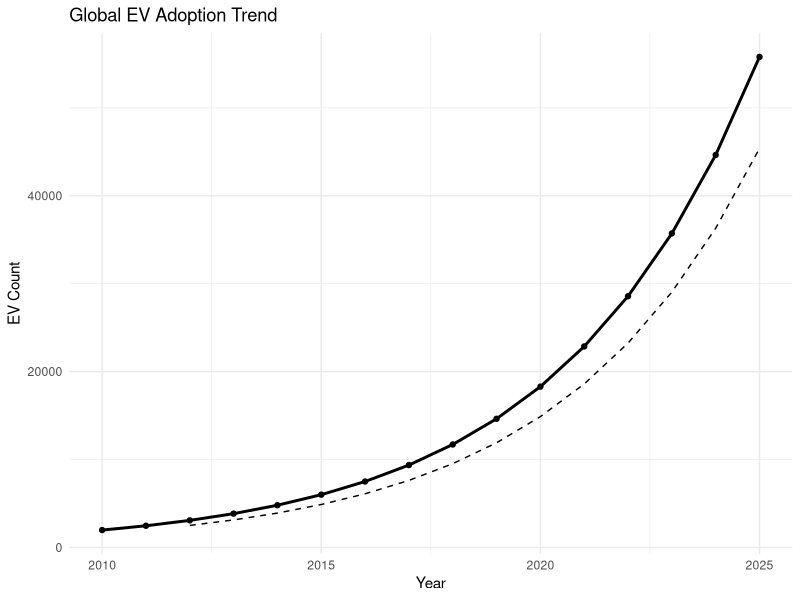
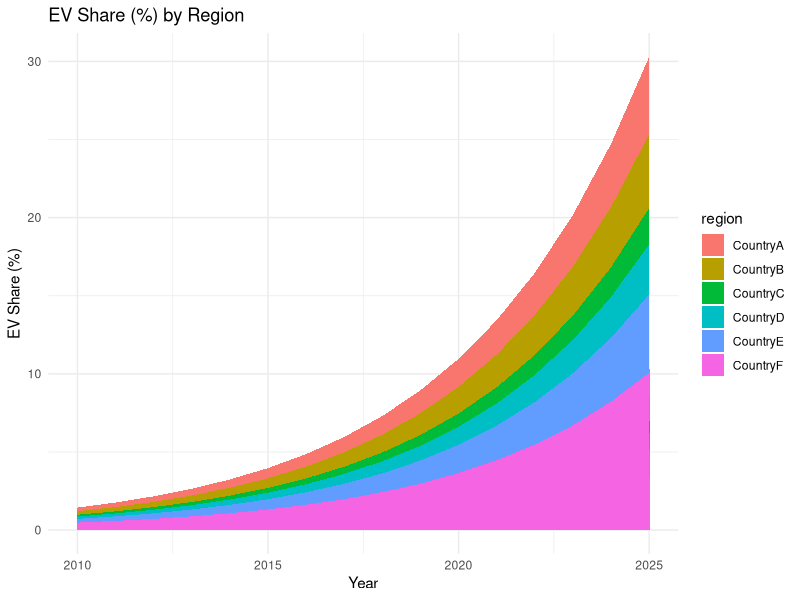
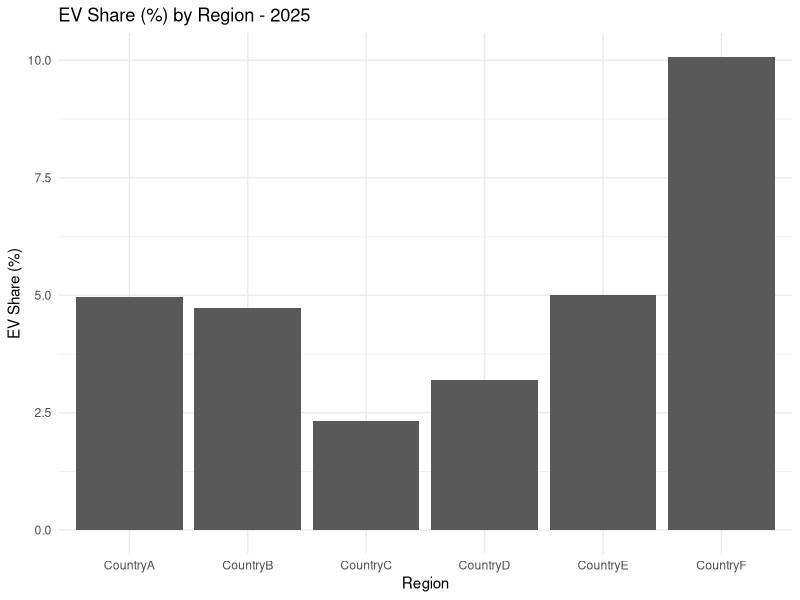
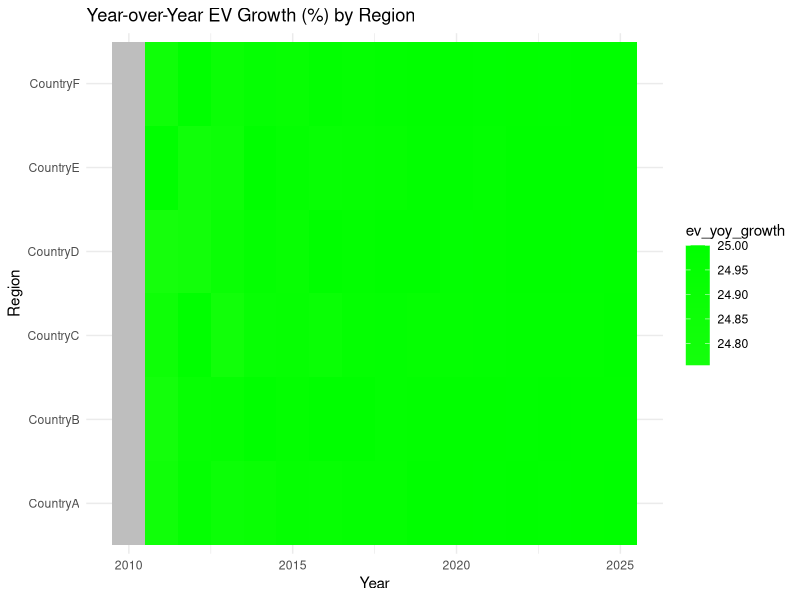
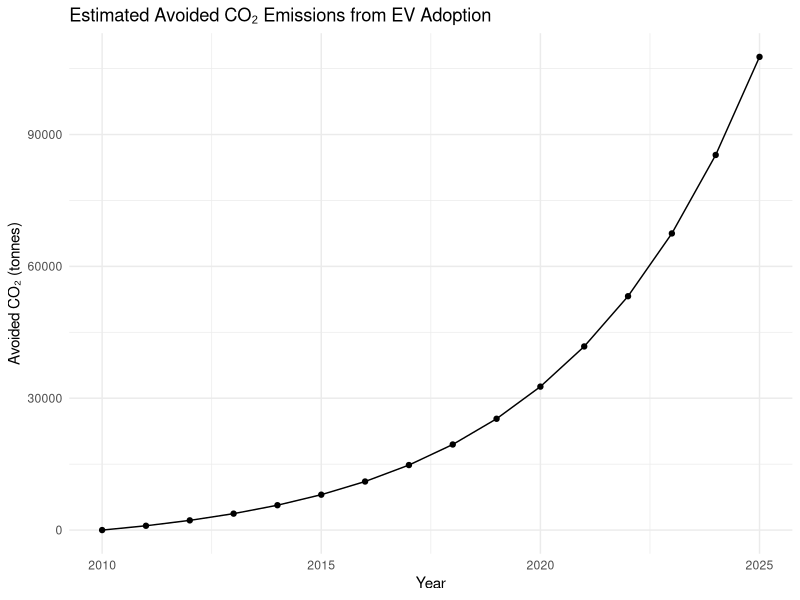

Here is the R script that generated these plots, in order:
# ==============================
# EV ADOPTION & SUSTAINABILITY ANALYSIS
# ==============================

# 1. Load libraries
library(dplyr)
library(ggplot2)
library(tidyr)
library(zoo)

# 2. Create synthetic data
set.seed(123)

years <- 2010:2025
regions <- c("CountryA", "CountryB", "CountryC",
             "CountryD", "CountryE", "CountryF")

data_list <- list()

for (region in regions) {
  total <- sample(50000:200000, 1)
  ev <- sample(50:500, 1)
  growth_total <- 1.02
  growth_ev <- 1.25
  
  for (year in years) {
    total <- as.integer(total * growth_total)
    ev <- as.integer(ev * growth_ev)
    if (ev > total) ev <- total
    
    data_list[[length(data_list) + 1]] <-
      data.frame(year, region,
                 total_vehicles = total,
                 ev_count = ev)
  }
}

df <- bind_rows(data_list)
df$ev_share_pct <- (df$ev_count / df$total_vehicles) * 100

# 3. Aggregate global EV trend
agg <- df %>%
  group_by(year) %>%
  summarise(
    total_vehicles = sum(total_vehicles),
    ev_count = sum(ev_count),
    .groups = "drop"
  ) %>%
  mutate(
    ev_share_pct = (ev_count / total_vehicles) * 100,
    ev_count_roll3 = rollmean(ev_count, k = 3, fill = NA, align = "right")
  )

# 4. CAGR calculation
cagr <- function(start, end, years) {
  (end / start)^(1 / years) - 1
}

start_ev <- agg$ev_count[1]
end_ev <- agg$ev_count[nrow(agg)]
years_gap <- agg$year[nrow(agg)] - agg$year[1]
cagr_value <- cagr(start_ev, end_ev, years_gap) * 100
cat(sprintf("EV CAGR: %.2f%% per year\n", cagr_value))

# 5. Global EV adoption trend plot
ggplot(agg, aes(x = year)) +
  geom_line(aes(y = ev_count), linewidth = 1) +
  geom_line(aes(y = ev_count_roll3), linetype = "dashed") +
  geom_point(aes(y = ev_count)) +
  labs(
    title = "Global EV Adoption Trend",
    x = "Year",
    y = "EV Count"
  ) +
  theme_minimal()

# 6. Stacked area plot – EV share by region
ggplot(df, aes(x = year, y = ev_share_pct, fill = region)) +
  geom_area() +
  labs(
    title = "EV Share (%) by Region",
    x = "Year",
    y = "EV Share (%)"
  ) +
  theme_minimal()

# 7. Bar chart – latest year EV share
latest_year <- max(df$year)
latest <- df %>% filter(year == latest_year)

ggplot(latest, aes(x = region, y = ev_share_pct)) +
  geom_col() +
  labs(
    title = paste("EV Share (%) by Region -", latest_year),
    x = "Region",
    y = "EV Share (%)"
  ) +
  theme_minimal()

# 8. Year-over-Year EV growth heatmap
df <- df %>%
  group_by(region) %>%
  arrange(year) %>%
  mutate(
    prev_ev = lag(ev_count),
    ev_yoy_growth = (ev_count / prev_ev - 1) * 100
  )

ggplot(df, aes(x = year, y = region, fill = ev_yoy_growth)) +
  geom_tile() +
  scale_fill_gradient2(
    low = "red", mid = "white", high = "green",
    na.value = "grey"
  ) +
  labs(
    title = "Year-over-Year EV Growth (%) by Region",
    x = "Year",
    y = "Region"
  ) +
  theme_minimal()

# 9. Avoided CO2 emissions calculation
km_per_year <- 10000
emission_factor <- 0.0002

baseline <- df %>%
  filter(year == min(year)) %>%
  select(region, ev_count)

em_df <- df %>%
  left_join(baseline, by = "region", suffix = c("", "_base")) %>%
  mutate(
    delta_ev = pmax(ev_count - ev_count_base, 0),
    avoided_tCO2 = delta_ev * km_per_year * emission_factor
  )

em_agg <- em_df %>%
  group_by(year) %>%
  summarise(avoided_tCO2 = sum(avoided_tCO2), .groups = "drop")

# 10. CO2 reduction trend plot
ggplot(em_agg, aes(x = year, y = avoided_tCO2)) +
  geom_line() +
  geom_point() +
  labs(
    title = "Estimated Avoided CO₂ Emissions from EV Adoption",
    x = "Year",
    y = "Avoided CO₂ (tonnes)"
  ) +
  theme_minimal()

# 11. Save output files
dir.create("outputs", showWarnings = FALSE)
write.csv(df, "outputs/ev_by_region.csv", row.names = FALSE)
write.csv(agg, "outputs/ev_global_trend.csv", row.names = FALSE)
write.csv(em_agg, "outputs/ev_avoided_co2.csv", row.names = FALSE)

cat("All plots generated and data saved to 'outputs' folder.\n")
